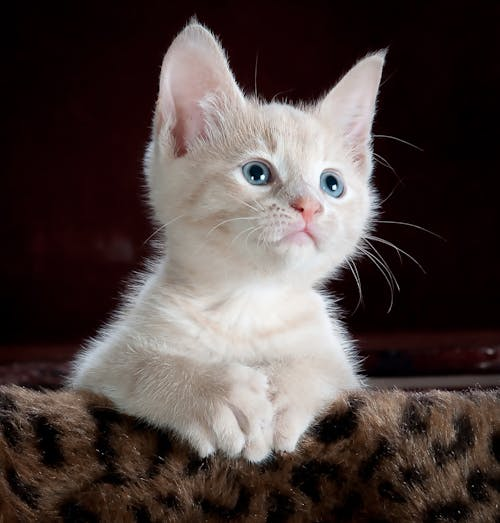
#> input picture Level 0/images/kitty.jpeg, 500 x 523 px, found by its file name
$ python functions.py
#> lines starting #> are read from the running program, lines starting #| are printed output that depends on the picture; after the words box and inside, x2 and y2 are one past the last pixel; in counts of white or black regions, pixels touching at a corner belong together
import cv2 as cv


#images\kitty.jpeg this path was giving error.Had to add \\ to remove the error

img=cv.imread("images\\kitty.jpeg") #basic function 1 cv.cvtColor()
#> img is the input picture: shape (523, 500, 3); mean B, G, R 64.7, 67.3, 78.9
img=cv.cvtColor(img,cv.COLOR_BGR2GRAY)
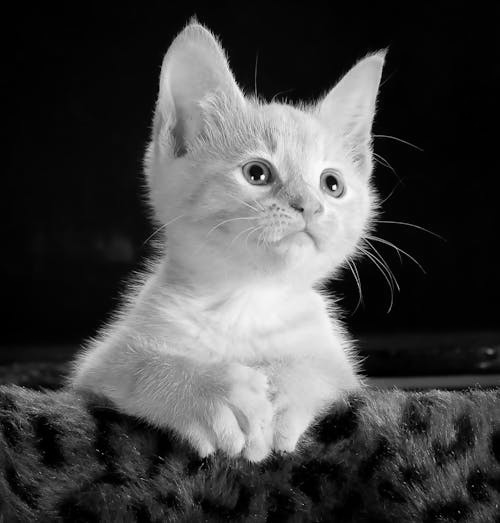
#> img: shape (523, 500); min 0, max 254, mean 70.5
cv.imshow('output1',img)

img2=cv.cvtColor(img,cv.COLOR_BGR2BGRA) #alpha channels
#This is invalid ---> img2=cv.imread(img,-1)
print(img2.shape)
#| (523, 500, 4)

blurred_img=cv.GaussianBlur(img,(7,7),cv.BORDER_DEFAULT)# basic function 2 cv.GaussianBlur()
cv.imshow('output3',blurred_img)

edges=cv.Canny(img,100,200) #basic function 3 cv.Canny()
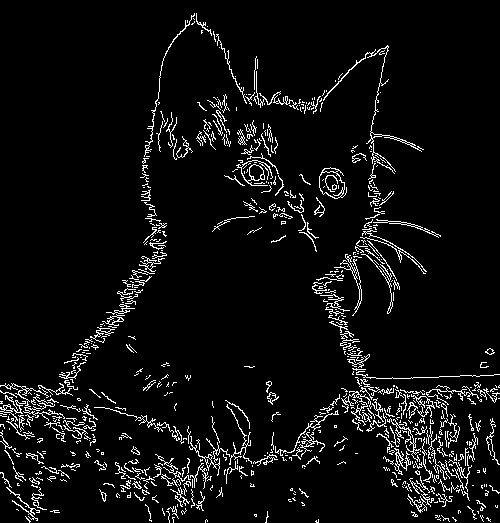
#> edges: shape (523, 500); 5.8% white in thin lines or dots
cv.imshow('Edges',edges)

dilated_img=cv.dilate(edges,(5,3),iterations=2)
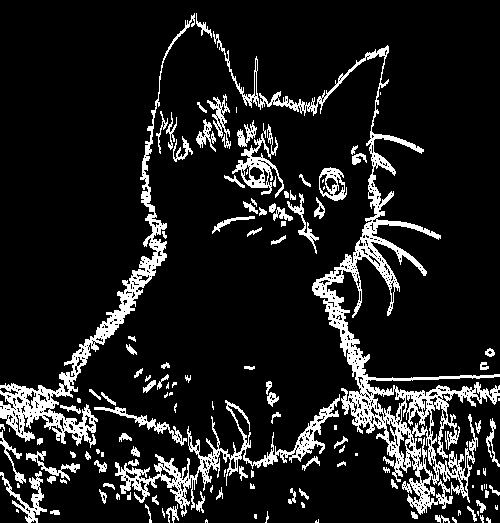
#> dilated_img: shape (523, 500); 12.2% white; 135 white regions (42 under 20 px), largest, box (x1, y1, x2, y2) and area: (213, 31, 500, 515) 12798, (0, 13, 195, 448) 5893, (115, 394, 340, 517) 3774
cv.imshow('dilated',dilated_img)

eroded_img=cv.erode(dilated_img,(5,3),iterations=2)
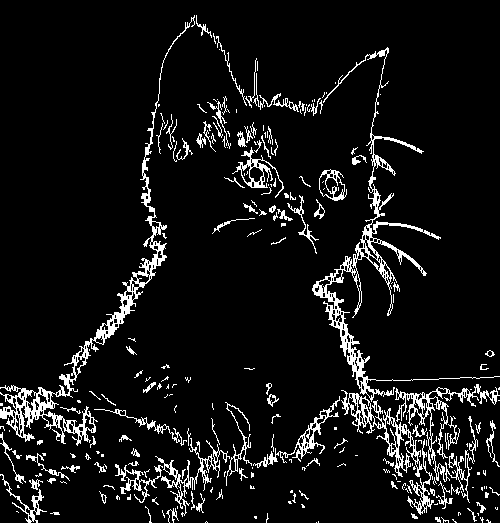
#> eroded_img: shape (523, 500); 7.8% white in thin lines or dots
cv.imshow('Eroded',eroded_img)

cv.waitKey(0)

$ run again, with Level 0/images/oslo.jpg copied over Level 0/images/kitty.jpeg
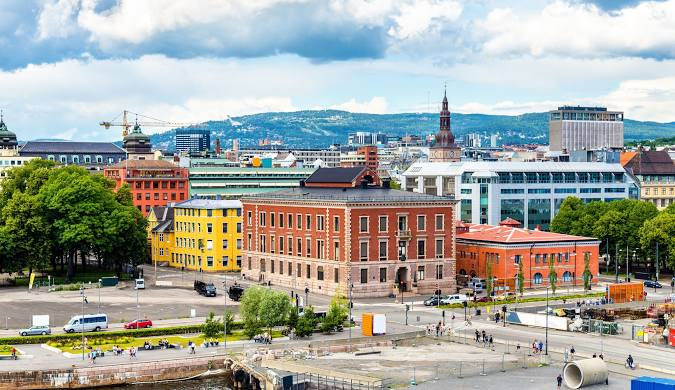
#> input picture Level 0/images/oslo.jpg, 675 x 390 px, found by its file name
#> img is the input picture: shape (390, 675, 3); mean B, G, R 157.7, 165.2, 161.9
#> img: shape (390, 675)
#| (390, 675, 4)
#> `edges=cv.Canny(img,100,200)`:
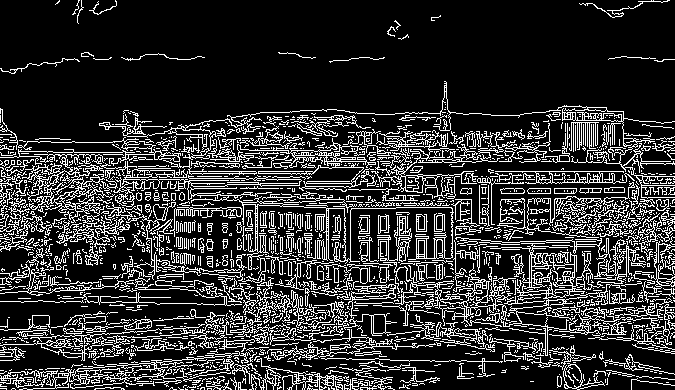
#> edges: shape (390, 675); 19.5% white in thin lines or dots
#> dilated_img: shape (390, 675); 41.6% white; 90 white regions (34 under 20 px), largest, box (x1, y1, x2, y2) and area: (0, 81, 675, 390) 104355, (599, 351, 675, 377) 502, (579, 0, 670, 20) 393
#> `eroded_img=cv.erode(dilated_img,(5,3),iterations=2)`:
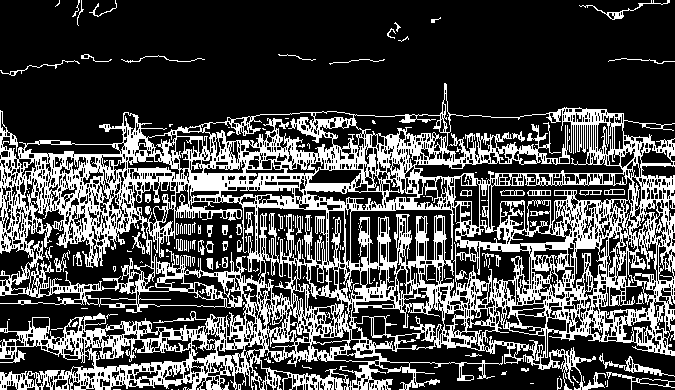
#> eroded_img: shape (390, 675); 28.7% white; 188 white regions (127 under 20 px), largest, box (x1, y1, x2, y2) and area: (0, 83, 675, 390) 71568, (599, 353, 675, 377) 322, (579, 0, 670, 20) 201
